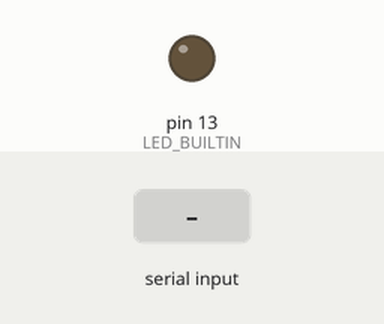
The sketch below on a simulated Arduino Uno, built with avr-gcc and run on an emulated ATmega328P. On the bench: output pins drawn as LEDs (lit = HIGH). Inputs (shaded band) come from the test bench.

Above: at 1.2 s.
1.3 s: "C\n" received over Serial
At 1.6 s:
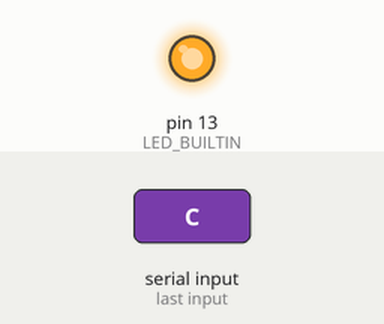
2.8 s: "D\n" received over Serial
At 4.0 s:
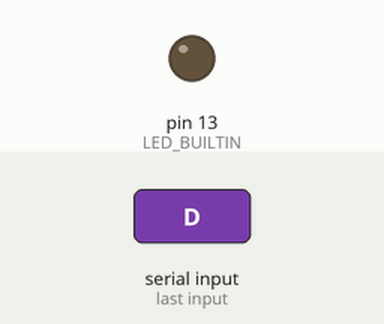
Timing chart, 0 to 5.8 s (numbered marks = the images above; inputs shaded):
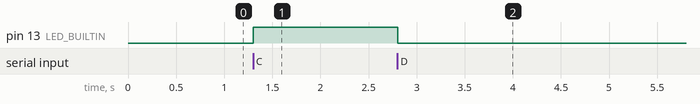

Measured:
- after the input at 1.3 s, pin 13 (LED_BUILTIN): LOW → HIGH at once
- after the input at 2.8 s, pin 13 (LED_BUILTIN): HIGH → LOW at once

The sketch:

UnityArduinoSerial.ino
```cpp
// Unity Arduino 연동하기

void setup() {
  Serial.begin(9600);
  pinMode(LED_BUILTIN, OUTPUT);
  digitalWrite(LED_BUILTIN, LOW);
}

void loop() {
  if (Serial.available()) {
    String data = Serial.readStringUntil('\n'); // 개행 문자를 구분자로 문자열 입력 받음
    data.trim(); // 문자열 앞뒤 공백 제거

    if (data == "C") {
      digitalWrite(LED_BUILTIN, HIGH); // LED를 켬
    }
    else if (data == "D") {
      digitalWrite(LED_BUILTIN, LOW); // LED를 끔
    }
  }
}


/*
void setup() {
  // put your setup code here, to run once:
  Serial.begin(9600);
  pinMode(LED_BUILTIN, OUTPUT);
  digitalWrite(LED_BUILTIN, LOW);
}

void loop() {
  // put your main code here, to run repeatedly:
  if (Serial.available())
  {

    int data = Serial.read();
    if (data == '1')
      {
        digitalWrite(LED_BUILTIN, HIGH);
      }
    else if (data == '2')
      {
        digitalWrite(LED_BUILTIN, LOW);
      }
  }
}
*/

/*
void setup() {
  // put your setup code here, to run once:
  Serial.begin(9600);
  pinMode(LED_BUILTIN, OUTPUT);
  digitalWrite(LED_BUILTIN, LOW);
}

void loop() {
  // put your main code here, to run repeatedly:
  if (Serial.available())
  {
    String data = Serial.readString();
    float floatValue = data.toFloat();  // 문자열을 소수로 변환
    //int data = Serial.read();

    if (floatValue == 0.02f)
      {
        digitalWrite(LED_BUILTIN, HIGH);
      }
    else if (floatValue == 2.0f)
      {
        digitalWrite(LED_BUILTIN, LOW);
      }
  }

}
*/
```
